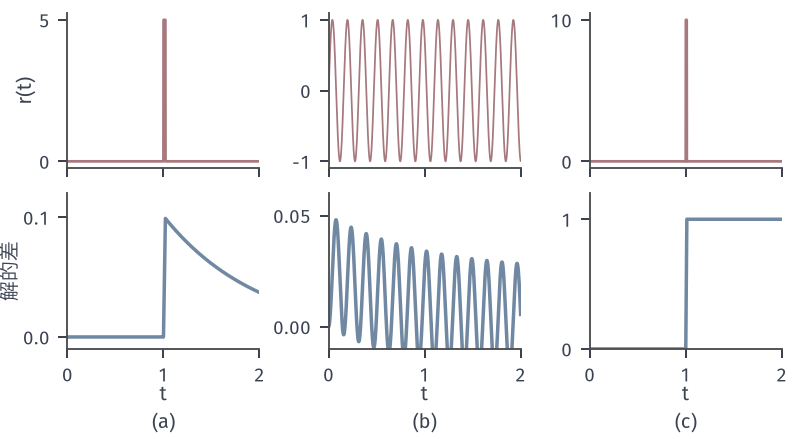

The Python source for this figure:
from pathlib import Path
import sys
sys.path.insert(0, str(Path(__file__).resolve().parents[1]/"odesens-common"))
from common import *
HERE = Path(__file__).resolve().parent
# 目标：输入差的积分范数何时控制解的差。三种情形：短脉冲、高频振荡、平方依赖。
fig, axes = figure(width_mm=112, height_mm=62, ncols=3, nrows=2, sharex='col')
panel(fig, .085, .985, .97, .205, .36, .16)
ts = np.linspace(0, 2, 8001)
A, w_ = 5., .02
spike = lambda t: A if 1 <= t < 1+w_ else 0.
hf = lambda t: np.sin(40*t)
A2, w2 = 10., .01
sp2 = lambda t: A2 if 1 <= t < 1+w2 else 0.
# additive first two: x'=-x+g, error solves e'=-e+r
e1 = rk4(lambda t, e: -e+spike(t), 0., ts); e2 = rk4(lambda t, e: -e+hf(t), 0., ts); e3 = rk4(lambda t, e: sp2(t)**2, 0., ts)
axes[0, 0].plot(ts, [spike(t) for t in ts], color=RED, lw=1.1); axes[0, 1].plot(ts, hf(ts), color=RED, lw=.7); axes[0, 2].plot(ts, [sp2(t) for t in ts], color=RED, lw=1.1)
for ax, e in zip(axes[1], (e1, e2, e3)): ax.plot(ts, e, color=BLUE, lw=1.4)
axes[1, 0].set_ylim(-.01, .12); axes[1, 0].set_yticks([0, .1]); axes[1, 1].set_ylim(-.01, .06); axes[1, 1].set_yticks([0, .05]); axes[1, 2].set_ylim(0, 1.2); axes[1, 2].set_yticks([0, 1])
axes[0, 0].set_yticks([0, 5]); axes[0, 1].set_yticks([-1, 0, 1]); axes[0, 2].set_yticks([0, 10])
for ax in axes[1]: ax.set_xticks([0, 1, 2]); ax.set_xlim(0, 2); ax.set_xlabel('$t$', labelpad=0)
axes[0, 0].set_ylabel('$r(t)$', labelpad=1); axes[1, 0].set_ylabel('解的差', labelpad=1)
tags(fig, axes[1])
save(fig, HERE, 'figure', {'spike': [A, w_], 'hf': 'sin 40t', 'quad': [A2, w2], 'finals': [float(e1[-1]), float(np.max(np.abs(e2))), float(e3[-1])]})
